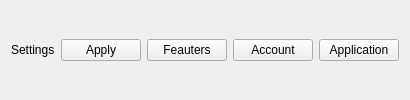
               <widget class="QWidget" name="settingsBar" native="true">
                <property name="styleSheet">
                 <string notr="true">QPushButton:hover{
	background-color: #2a2e36;
}</string>
                </property>
                <layout class="QHBoxLayout" name="horizontalLayout_8">
                 <item>
                  <widget class="QLabel" name="settingsTitle">
                   <property name="text">
                    <string>Settings</string>
                   </property>
                  </widget>
                 </item>
                 <item>
                  <widget class="QPushButton" name="applyBtn">
                   <property name="enabled">
                    <bool>true</bool>
                   </property>
                   <property name="sizePolicy">
                    <sizepolicy hsizetype="Maximum" vsizetype="Fixed">
                     <horstretch>0</horstretch>
                     <verstretch>0</verstretch>
                    </sizepolicy>
                   </property>
                   <property name="text">
                    <string>Apply</string>
                   </property>
                  </widget>
                 </item>
                 <item>
                  <widget class="QPushButton" name="feautersBtn">
                   <property name="sizePolicy">
                    <sizepolicy hsizetype="Maximum" vsizetype="Fixed">
                     <horstretch>0</horstretch>
                     <verstretch>0</verstretch>
                    </sizepolicy>
                   </property>
                   <property name="cursor">
                    <cursorShape>PointingHandCursor</cursorShape>
                   </property>
                   <property name="text">
                    <string>Feauters</string>
                   </property>
                  </widget>
                 </item>
                 <item>
                  <widget class="QPushButton" name="accountBtn">
                   <property name="sizePolicy">
                    <sizepolicy hsizetype="Maximum" vsizetype="Fixed">
                     <horstretch>0</horstretch>
                     <verstretch>0</verstretch>
                    </sizepolicy>
                   </property>
                   <property name="cursor">
                    <cursorShape>PointingHandCursor</cursorShape>
                   </property>
                   <property name="styleSheet">
                    <string notr="true"/>
                   </property>
                   <property name="text">
                    <string>Account</string>
                   </property>
                  </widget>
                 </item>
                 <item>
                  <widget class="QPushButton" name="appBtn">
                   <property name="sizePolicy">
                    <sizepolicy hsizetype="Maximum" vsizetype="Fixed">
                     <horstretch>0</horstretch>
                     <verstretch>0</verstretch>
                    </sizepolicy>
                   </property>
                   <property name="cursor">
                    <cursorShape>PointingHandCursor</cursorShape>
                   </property>
                   <property name="text">
                    <string>Application</string>
                   </property>
                  </widget>
                 </item>
                </layout>
               </widget>
